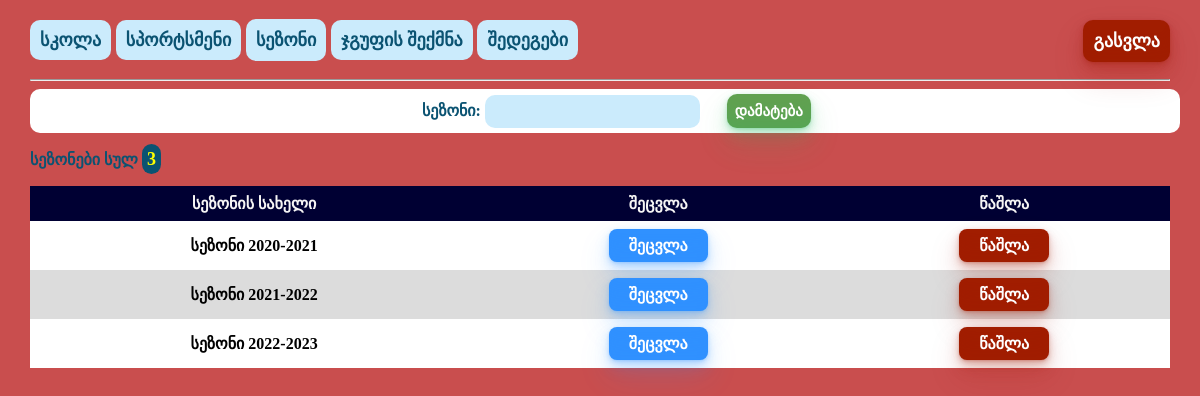
The page /staff/seasons/ (signed in) on the database its author committed.
### staff/models.py (models this page shows, shortened)
class Season(models.Model):
    season_name = models.CharField(max_length=50)

### staff/views.py (the view)
# urls.py: path('seasons/', views.season, name='seasons'),
@login_required(login_url='login')
def season(request):
    form = SeasonForm()
    if request.method == "POST":
        pDict = request.POST.copy()
        form = SeasonForm(pDict)
        if form.is_valid():
            form.save()
            return HttpResponseRedirect('/staff/seasons')
    seasons = Season.objects.all()
    count = Season.objects.all().count()
    context = {'form': form, 'seasons': seasons, 'count': count}
    return render(request, 'staff/season.html', context)

### staff/forms.py
class SeasonForm(ModelForm):
    class Meta:
        model = Season
        fields = '__all__'
        labels = {'season_name': 'სეზონი'}

### staff/templates/staff/season.html (shortened to what this page needs)
{% extends 'staff/base.html' %}
{% block content %}
<body>
    <form class="form-comp" id="form" action="" method="post">
        {{ form }}
        <input class="button-33" id="add" type="submit" value="დამატება">
    </form>
    <p class="counter" >სეზონები სულ <a class="count">{{ count }}</a></p>
<table id="schools">
        <tr>
            <th>სეზონის სახელი</th>
            <th>შეცვლა</th>
            <th>წაშლა</th>
        </tr>
        <tr>
            {% for season in seasons %}
            <tr>
                <td>{{ season.season_name }}</td>
                <td><a class="button-33" id="update_btn" href="{% url 'update-season' season.id %}">შეცვლა</a></td>
                <td><a class="button-33" id="delete_btn" href="{% url 'delete-season' season.id %}">წაშლა</a></td>
            </tr>
            {% endfor %}
        </tr>
    </table>
</body>
{% endblock content %}

### staff/static/staff/style.css (style rules this page uses)
html, body { height: 100%; width: 100%; background-repeat: no-repeat; background-size: 100% 100%; }
html { display: table; margin: auto; }
body { padding-right:30px; padding-left:30px; display: table-cell; justify-content:center; align-items:center; }
.competitors,#schools { margin-bottom: 30px; font-family: "BPG Nino Mtavruli"; font-weight: bolder; border-collapse: collapse; width: 80%; border: 0px; border-radius: 5px; margin-left: auto; margin-right: auto; }
.competitors td,th { border: 0px; padding:10px; text-align: center; }
.competitors tr,#schools tr { background-color: #ffffff; }
.competitors tr:nth-child(even),#schools tr:nth-child(even) { background-color: #DCDCDC; }
.competitors th,#schools th { padding-top: 12px; padding-bottom: 12px; text-align: center; background-color: #000033; color: #f6f5f5; }
#schools { font-family: "BPG Nino Mtavruli"; border-collapse: collapse; width: 100%; }
#schools td, #schools th { border: 0px; padding: 8px; text-align: center; }
.form-comp { text-align: center; justify-content:center; background-color: white; padding: 5px; width:100%; border-radius: 10px; }
.counter,label { font-family: "BPG Nino Mtavruli"; font-weight: bolder; color: #0b5372; }
label { margin-left:2%; }
.count { font-size: 18px; color: yellow; background: #0b5372; padding: 5px; border-radius: 10px; }
input[type=text],input[type=number],input[type=password],select { border-radius: 10px; font-size: 15px; font-family: "BPG Nino Mtavruli"; font-weight: bold; border:none; padding: 8px; background-color: #cbebfc; color: #0b5372; }
input[type=submit] { border-radius: 10px; margin-left:2%; font-size: 15px; font-family: "BPG Nino Mtavruli"; font-weight: bold; border:none; padding: 8px; background-color: #61a151; color: white; }
body { background-color: rgb(201, 78, 78); }
.button-33 { background-color: #c2fbd7; border-radius: 8px; box-shadow: rgba(44, 187, 99, .2) 0 -25px 18px -14px inset,rgba(44, 187, 99, .15) 0 1px 2px,rgba(44, 187, 99, .15) 0 2px 4px,rgba(44, 187, 99, .15) 0 4px 8px,rgba(44, 187, 99, .15) 0 8px 16px,rgba(44, 187, 99, .15) 0 16px 32px; color: green; cursor: pointer; display: inline-block; font-family: "BPG Nino Mtavruli"; padding: 7px 20px; text-align: center; text-decoration: none; transition: all 250ms; border: 0; font-size: 16px; user-select: none; -webkit-user-select: none; touch-action: manipulation; }
#delete_btn { color: white; background:#a11d00; box-shadow: rgba(161, 29, 0, .2) 0 -25px 18px -14px inset,rgba(161, 29, 0, .15) 0 1px 2px,rgba(161, 29, 0, .15) 0 2px 4px,rgba(161, 29, 0, .15) 0 4px 8px,rgba(161, 29, 0, .15) 0 8px 16px,rgba(161, 29, 0, .15) 0 16px 32px; }
#update_btn { color: white; background:#3091ff; box-shadow: rgba(48, 145, 255, .2) 0 -25px 18px -14px inset,rgba(48, 145, 255, .15) 0 1px 2px,rgba(48, 145, 255, .15) 0 2px 4px,rgba(48, 145, 255, .15) 0 4px 8px,rgba(48, 145, 255, .15) 0 8px 16px,rgba(48, 145, 255, .15) 0 16px 32px; }

### rows shown on the page
Season: season_name "სეზონი 2020-2021"
Season: season_name "სეზონი 2021-2022"
Season: season_name "სეზონი 2022-2023"

### other values the page prints
{{ count }} "3"
